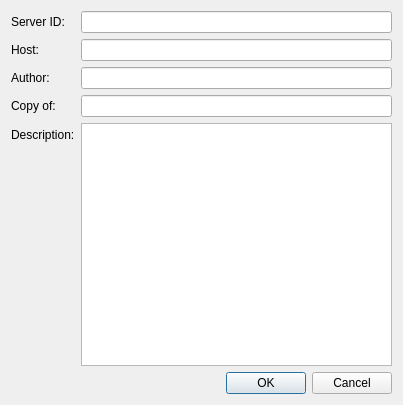
<?xml version="1.0" encoding="UTF-8"?>
<ui version="4.0">
 <class>Dialog</class>
 <widget class="QDialog" name="Dialog">
  <property name="geometry">
   <rect>
    <x>0</x>
    <y>0</y>
    <width>403</width>
    <height>405</height>
   </rect>
  </property>
  <property name="windowTitle">
   <string>Dialog</string>
  </property>
  <layout class="QVBoxLayout" name="verticalLayout">
   <item>
    <layout class="QFormLayout" name="formLayout">
     <item row="0" column="0">
      <widget class="QLabel" name="laServerId">
       <property name="text">
        <string>Server ID:</string>
       </property>
      </widget>
     </item>
     <item row="0" column="1">
      <widget class="QLineEdit" name="leServerId"/>
     </item>
     <item row="1" column="0">
      <widget class="QLabel" name="laHost">
       <property name="text">
        <string>Host:</string>
       </property>
      </widget>
     </item>
     <item row="1" column="1">
      <widget class="QLineEdit" name="leHost"/>
     </item>
     <item row="2" column="0">
      <widget class="QLabel" name="laAuthor">
       <property name="text">
        <string>Author:</string>
       </property>
      </widget>
     </item>
     <item row="2" column="1">
      <widget class="QLineEdit" name="leAuthor"/>
     </item>
     <item row="3" column="0">
      <widget class="QLabel" name="laCopyOf">
       <property name="text">
        <string>Copy of:</string>
       </property>
      </widget>
     </item>
     <item row="3" column="1">
      <widget class="QLineEdit" name="leCopyOf"/>
     </item>
     <item row="4" column="0">
      <widget class="QLabel" name="laDescription">
       <property name="text">
        <string>Description:</string>
       </property>
      </widget>
     </item>
     <item row="4" column="1">
      <widget class="QTextEdit" name="teDescription"/>
     </item>
    </layout>
   </item>
   <item>
    <widget class="QDialogButtonBox" name="buttonBox">
     <property name="orientation">
      <enum>Qt::Horizontal</enum>
     </property>
     <property name="standardButtons">
      <set>QDialogButtonBox::Cancel|QDialogButtonBox::Ok</set>
     </property>
    </widget>
   </item>
  </layout>
 </widget>
 <resources/>
 <connections>
  <connection>
   <sender>buttonBox</sender>
   <signal>accepted()</signal>
   <receiver>Dialog</receiver>
   <slot>accept()</slot>
   <hints>
    <hint type="sourcelabel">
     <x>248</x>
     <y>254</y>
    </hint>
    <hint type="destinationlabel">
     <x>157</x>
     <y>274</y>
    </hint>
   </hints>
  </connection>
  <connection>
   <sender>buttonBox</sender>
   <signal>rejected()</signal>
   <receiver>Dialog</receiver>
   <slot>reject()</slot>
   <hints>
    <hint type="sourcelabel">
     <x>316</x>
     <y>260</y>
    </hint>
    <hint type="destinationlabel">
     <x>286</x>
     <y>274</y>
    </hint>
   </hints>
  </connection>
 </connections>
</ui>
